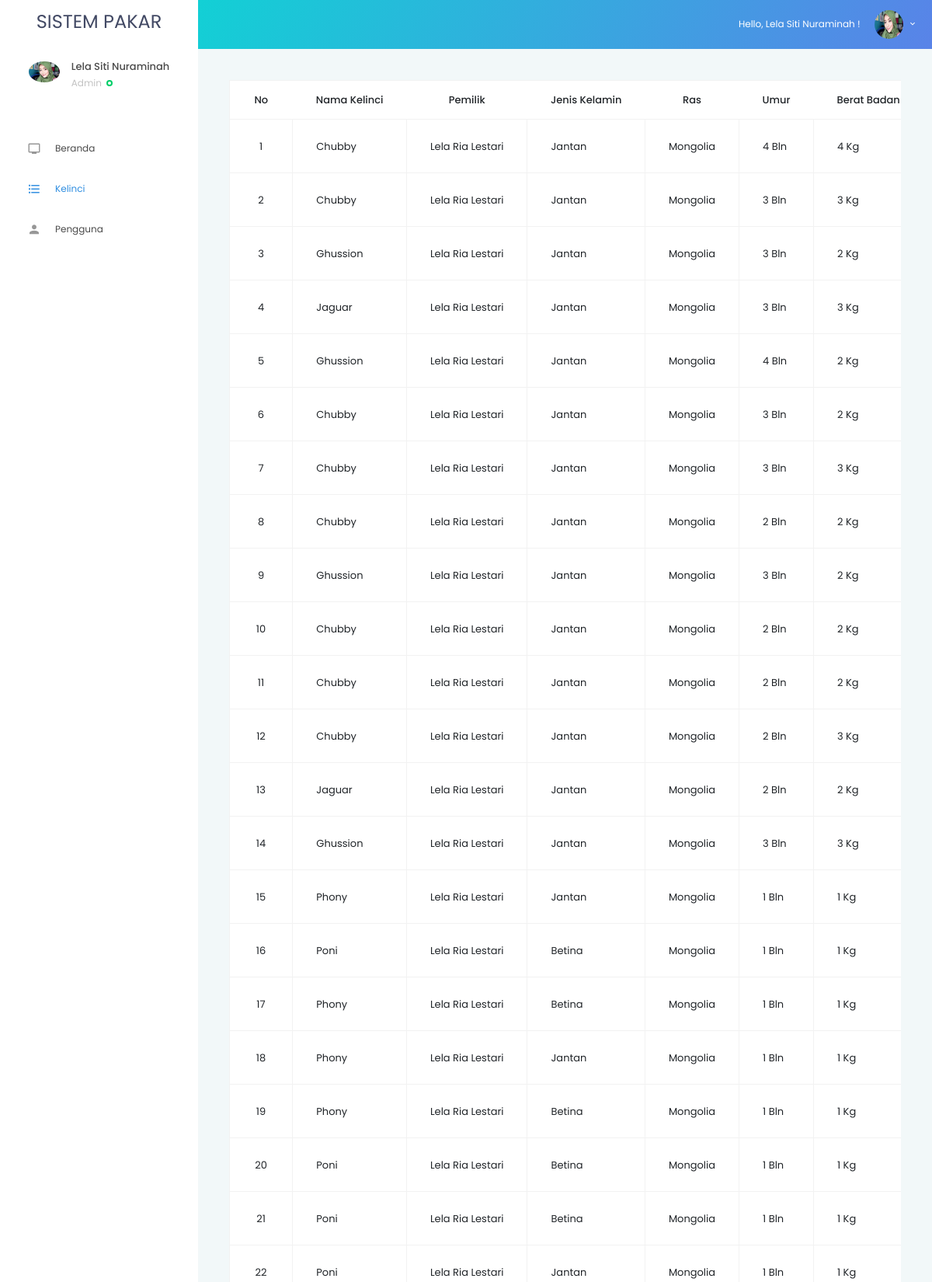
The app's page /admin/daftarkelinci (signed in, upper part) with its own data.
### tables this page shows
CREATE TABLE `kelinci` (
  `id_kelinci` int(11) NOT NULL,
  `id_user` int(11) NOT NULL,
  `id_ras` int(11) NOT NULL,
  `nama_kelinci` varchar(100) NOT NULL,
  `berat_badan` tinyint(4) NOT NULL,
  `jk` enum('jantan','betina') NOT NULL,
  `umur` tinyint(4) NOT NULL,
  `warna` varchar(50) NOT NULL
);

### app/Controllers/AdminController.php (called while the page is built, shortened)
<?php
class AdminController extends Controller
{
	function __construct()
	{
		$data['admin']	= $this->model('admin')->listadminsetadminid();
	}
	public function daftarkelinci($value='')
	{
		$data['data']	= $this->model('kelinci')->listkelincicustom();
		$this->adminpage('admin/daftar_kelinci',$data);
	}
}

### app/Core/Route.php (called while the page is built, shortened)
<?php
class Route
{
	protected $method 		= 'index';
	protected $params 		= [];
	function __construct()
	{
		$url 	= $this->parseURL();
		unset($url[0]);
		$this->controller 	= new $this->controller;
		if ( isset($url[1]) ) {
			if ( method_exists($this->controller, $url[1]) ) {
				$this->method = $url[1];
			}
		}
		call_user_func_array([$this->controller, $this->method], $this->params);
	}
	public function parseURL()
	{
		if ( isset($_GET['url']) ) {
			$url 	= rtrim($_GET['url'],'/');
			$url 	= filter_var(trim($url), FILTER_SANITIZE_URL);
			$url 	= explode('/', $url);
			return $url;
		}
	}
}

### public/index.php (called while the page is built, shortened)
<?php
require_once '../app/init.php';
$route = new Route();

### app/Config/Url.php (called while the page is built)
<?php
$Url['BASE_URL'] = rtrim($_SERVER['PHP_SELF'],'index.php');

### app/Core/Autoload.php (called while the page is built, shortened)
<?php
function base_url($link= null) {
	global $Url;
	return $Url['BASE_URL'] . $link;
}

### app/Core/Database.php (called while the page is built, shortened)
<?php
class Database
{
	private $serv 	= DB_SERV;
	private $host 	= DB_HOST;
	private $user 	= DB_USER;
	private $pass 	= DB_PASS;
	private $db_name= DB_NAME;
	private static $_instance = null;
	private $dbh;
	private $stmt;
	protected $where 	= null;
	private $table	= null;
	private $part 	= null;
	function __construct()
	{
		$dsn = $this->serv .'::host=' . $this->host . ';dbname=' . $this->db_name;
		$option = [
			PDO::ATTR_PERSISTENT => true,
			PDO::ATTR_ERRMODE => PDO::ERRMODE_EXCEPTION
		];
		try {
			$this->dbh = new PDO($dsn, $this->user, $this->pass, $option);
		} catch (PDOException $e) {
			die($e->getMessage());
		}
	}
	public static function getInstance(){
		if (!isset(self::$_instance)) {
			self::$_instance = new Database();
		}
		return self::$_instance;
	}
	public function query($query, $set=null)
	{
		$this->stmt = $this->dbh->query($query);
		return $this->resultset($set);
	}
	public function resultset($set=null)
	{
		switch ($set) {
			case 'id':
				return $this->stmt->fetch(PDO::FETCH_OBJ);
				break;
			default:
				return $this->stmt->fetchAll(PDO::FETCH_BOTH);
				break;
		}
	}
	public function table($table1, $table2=null)
	{
		if (is_null($table2)) {
			$this->table 	= $table1;
		} else {
			$this->table 	= $table1 . '-' . $table2;
		}
		$this->where 		= null;
		$this->opsi 		= null;
		$this->part 		= null;
	}
	public function Where($where)
	{
		$this->where = " WHERE " . $where;
	}
	public function show($sql, $set)
	{
		$this->getResult($sql);
		if($this->stmt->rowCount()>0)
			return $this->resultset($set);
		else
			return FALSE;
	}
	public function getTable()
	{
		if (!is_null($this->table)) {
			return $this->table;
		} else {
			$this->warning('Tabel belum di definisikan! ', '$this->table');
		}
	}
	public function getPart()
	{
		if (is_null($this->part)){
			$part = '*';
			return $part;
		}else
			return $this->part;
	}
	public function getWhere()
	{
		if (!is_null($this->where))
			return $this->where;
	}
	public function getResult($sqlselect)
	{
		$sql = $sqlselect;
		$sql .= $this->getWhere();
		$sql .= $this->getOpsi();
		$this->stmt 	= $this->dbh->prepare($sql);
		$this->stmt->execute();
	}
	public function getdesc($tabel)
	{
		return $this->query("desc $tabel");
	}
	public function getPri($tabel)
	{
		$desc 		= $this->getdesc($tabel);
		return $desc[0]['Field'];
	}
	public function fetch($set=null)
	{
		$sql = "SELECT " . $this->getPart() . " FROM " . $this->getTable();
		return $this->show($sql, $set);
	}
	public function fetchId($id)
	{
		$field 	= $this->getPri($this->getTable());
		$sql = "SELECT " . $this->getPart() . " FROM " . $this->getTable();
		return $this->show($sql, 'id');
	}
}

### app/Models/Admin_Model.php (called while the page is built, shortened)
<?php
class Admin extends ModelClass
{
	public function listadminsetadminid()
	{
		$id_admin 		= $_SESSION['admin'];
		$this->_db->table('admin');
		return $this->_db->fetchid($id_admin);
	}
}

### app/init.php (called while the page is built, shortened)
<?php
spl_autoload_register(function( $class ){
	$class = explode('\\', $class);
	$class = end($class);
});
require_once 'Core/Autoload.php';

### app/Core/ModelClass.php (called while the page is built, shortened)
<?php
class ModelClass
{
	public function __construct()
	{
		$this->_db 	= Database::getInstance();
	}
}

### app/Models/Kelinci_Model.php (called while the page is built, shortened)
<?php
class Kelinci extends ModelClass
{
	public function listkelincicustom()
	{
		$this->_db->table('kelinci');
		$data = $this->_db->fetch();
		foreach ($data as $row) {
			$this->_db->table('user');
			$user = $this->_db->fetchid($row['id_user']);
			$this->_db->table('ras');
			$ras = $this->_db->fetchid($row['id_ras']);
			$d['id_kelinci'] 		= $row['id_kelinci'];
			$d['nama_kelinci']	= $row['nama_kelinci'];
			$d['nama_pemilik']	= $user->nama_depan . ' '. $user->nama_belakang;
			$d['jk']						= $row['jk'];
			$d['ras']						= $ras->nama_ras;
			$d['umur']					= $row['umur'];
			$d['berat_badan']		= $row['berat_badan'];
			$d['warna']					= $row['warna'];
			$result[]						= $d;
			$d 									= null;
		}
		return $result;
	}
}

### app/Views/admin/daftar_kelinci.php (the view, shortened to what this page needs)
	<div class="container my-3">
  <div class="row">
    <div class="col-md-12">
      <div class="table-responsive">
        <table class="table table-hover bg-white table-bordered" id="data-table">
          <thead class="text-center">
            <tr>
              <th width="25">No</th>
              <th>Nama Kelinci</th>
              <th>Pemilik</th>
              <th>Jenis Kelamin</th>
              <th>Ras</th>
              <th>Umur</th>
              <th>Berat Badan</th>
            </tr>
          </thead>
          <tbody class="text-capitalize">
            <?php
            $no = 1;
            if ($data['data'] != null) {
              foreach ($data['data'] as $row) { ?>
              <tr>
                <td class="text-center"><?php echo $no++; ?></td>
                <td><?php echo $row['nama_kelinci'] ?></td>
                <td><?php echo $row['nama_pemilik'] ?></td>
                <td><?php echo $row['jk'] ?></td>
                <td><?php echo $row['ras'] ?></td>
                <td><?php echo $row['umur'] ?> bln</td>
                <td><?php echo $row['berat_badan'] ?> kg</td>
              </tr>
               <?php
              }
            } else { ?>
               <tr>
                 <td colspan="6" class="text-center">Belum Ada Data</td>
               </tr>
            <?php } ?>
          </tbody>
        </table>
      </div>
    </div>
  </div>
</div>

### app/Views/Administrator/header_star.php (shortened to what this page needs)
<!DOCTYPE html>
<html lang="en">
<head>
  <link rel="stylesheet" href=<?= base_url('theme/staradmin/vendors/iconfonts/mdi/css/materialdesignicons.min.css')?>>
  <link rel="stylesheet" href=<?= base_url('theme/staradmin/vendors/css/vendor.bundle.base.css')?>>
  <link rel="stylesheet" href=<?= base_url('theme/staradmin/vendors/css/vendor.bundle.addons.css')?>>
  <link rel="stylesheet" href=<?= base_url('theme/staradmin/vendors/iconfonts/font-awesome/css/font-awesome.css')?>>
  <link rel="stylesheet" href=<?= base_url('theme/staradmin/css/style.css')?>>
</head>
<body>
  <div class="container-scroller">
    <nav class="navbar default-layout col-lg-12 col-12 p-0 fixed-top d-flex flex-row">
      <div class="text-center navbar-brand-wrapper d-flex align-items-top justify-content-center">
        <a class="navbar-brand brand-logo text-dark" href="index.html">
          SISTEM PAKAR
        </a>
      </div>
      <div class="navbar-menu-wrapper d-flex align-items-center">
        <ul class="navbar-nav navbar-nav-right">
          <li class="nav-item dropdown d-none d-xl-inline-block">
            <a class="nav-link dropdown-toggle" id="UserDropdown" href="#" data-toggle="dropdown" aria-expanded="false">
              <?php if ($data['akses'] != 'user'): ?>
                <span class="profile-text">Hello, <?php echo ucwords($data['admin']->nama);?> !</span>
                <img class="img-xs rounded-circle" src=<?= base_url('assets/img/'.$data['admin']->poto)?> alt="Profile image">
              <?php endif ?>
            </a>
          </li>
        </ul>
      </div>
    </nav>
    <div class="container-fluid page-body-wrapper">
      <nav class="sidebar sidebar-offcanvas" id="sidebar">
        <ul class="nav">
          <li class="nav-item nav-profile">
            <div class="nav-link">
              <?php if ($data['akses'] != 'user'): ?>
                <div class="user-wrapper">
                  <div class="profile-image">
                    <img src=<?= base_url('assets/img/'.$data['admin']->poto)?> alt="profile image">
                  </div>
                  <div class="text-wrapper">
                    <p class="profile-name"><?php echo ucwords($data['admin']->nama);?></p>
                    <div>
                      <small class="designation text-muted"><?php echo ucwords($data['admin']->level);?></small>
                      <span class="status-indicator online"></span>
                    </div>
                  </div>
                </div>
              <?php endif ?>
            </div>
          </li>
          <?php if ($data['akses'] == 'admin'): ?>
          <li class="nav-item">
            <a class="nav-link" href=<?= base_url('admin')?>>
              <i class="menu-icon mdi mdi-television"></i>
              <span class="menu-title">Beranda</span>
            </a>
          </li>
          <li class="nav-item">
            <a class="nav-link" href=<?= base_url('admin/daftarkelinci')?>>
              <i class="menu-icon mdi mdi-format-list-bulleted"></i>
              <span class="menu-title">Kelinci</span>
            </a>
          </li>
          <li class="nav-item">
            <a class="nav-link" href=<?= base_url('admin/daftarpengguna')?>>
              <i class="menu-icon mdi mdi-account"></i>
              <span class="menu-title">Pengguna</span>
            </a>
          </li>
          <?php endif ?>
        </ul>
      </nav>
      <div class="main-panel">
        <div class="content-wrapper">

### records on screen
kelinci: nama_kelinci "Chubby", nama_pemilik "Lela Ria Lestari", jk "Jantan", ras "Mongolia", umur "4", berat_badan "4"
kelinci: nama_kelinci "Chubby", nama_pemilik "Lela Ria Lestari", jk "Jantan", ras "Mongolia", umur "3", berat_badan "3"
kelinci: nama_kelinci "Jaguar", nama_pemilik "Lela Ria Lestari", jk "Jantan", ras "Mongolia", umur "3", berat_badan "3"
kelinci: nama_kelinci "Ghussion", nama_pemilik "Lela Ria Lestari", jk "Jantan", ras "Mongolia", umur "4", berat_badan "2"
kelinci: nama_kelinci "Chubby", nama_pemilik "Lela Ria Lestari", jk "Jantan", ras "Mongolia", umur "3", berat_badan "2"
kelinci: nama_kelinci "Chubby", nama_pemilik "Lela Ria Lestari", jk "Jantan", ras "Mongolia", umur "3", berat_badan "3"
kelinci: nama_kelinci "Chubby", nama_pemilik "Lela Ria Lestari", jk "Jantan", ras "Mongolia", umur "2", berat_badan "2"
kelinci: nama_kelinci "Ghussion", nama_pemilik "Lela Ria Lestari", jk "Jantan", ras "Mongolia", umur "3", berat_badan "2"
kelinci: nama_kelinci "Chubby", nama_pemilik "Lela Ria Lestari", jk "Jantan", ras "Mongolia", umur "2", berat_badan "2"
kelinci: nama_kelinci "Chubby", nama_pemilik "Lela Ria Lestari", jk "Jantan", ras "Mongolia", umur "2", berat_badan "2"
kelinci: nama_kelinci "Chubby", nama_pemilik "Lela Ria Lestari", jk "Jantan", ras "Mongolia", umur "2", berat_badan "3"
kelinci: nama_kelinci "Jaguar", nama_pemilik "Lela Ria Lestari", jk "Jantan", ras "Mongolia", umur "2", berat_badan "2"
kelinci: nama_kelinci "Ghussion", nama_pemilik "Lela Ria Lestari", jk "Jantan", ras "Mongolia", umur "3", berat_badan "3"
kelinci: nama_kelinci "Phony", nama_pemilik "Lela Ria Lestari", jk "Jantan", ras "Mongolia", umur "1", berat_badan "1"
kelinci: nama_kelinci "Poni", nama_pemilik "Lela Ria Lestari", jk "Betina", ras "Mongolia", umur "1", berat_badan "1"
kelinci: nama_kelinci "Phony", nama_pemilik "Lela Ria Lestari", jk "Betina", ras "Mongolia", umur "1", berat_badan "1"
kelinci: nama_kelinci "Phony", nama_pemilik "Lela Ria Lestari", jk "Jantan", ras "Mongolia", umur "1", berat_badan "1"
kelinci: nama_kelinci "Phony", nama_pemilik "Lela Ria Lestari", jk "Betina", ras "Mongolia", umur "1", berat_badan "1"
kelinci: nama_kelinci "Poni", nama_pemilik "Lela Ria Lestari", jk "Betina", ras "Mongolia", umur "1", berat_badan "1"
kelinci: nama_kelinci "Poni", nama_pemilik "Lela Ria Lestari", jk "Betina", ras "Mongolia", umur "1", berat_badan "1"
kelinci: nama_kelinci "Poni", nama_pemilik "Lela Ria Lestari", jk "Jantan", ras "Mongolia", umur "1", berat_badan "1"

### other values on screen
$data['admin']->nama "Lela Siti Nuraminah"
$data['admin']->level "Admin"
$row['nama_kelinci'] "Ghussion"
$row['nama_pemilik'] "Lela Ria Lestari"
$row['jk'] "Jantan"
$row['ras'] "Mongolia"
$row['umur'] "3"
$row['berat_badan'] "2"
